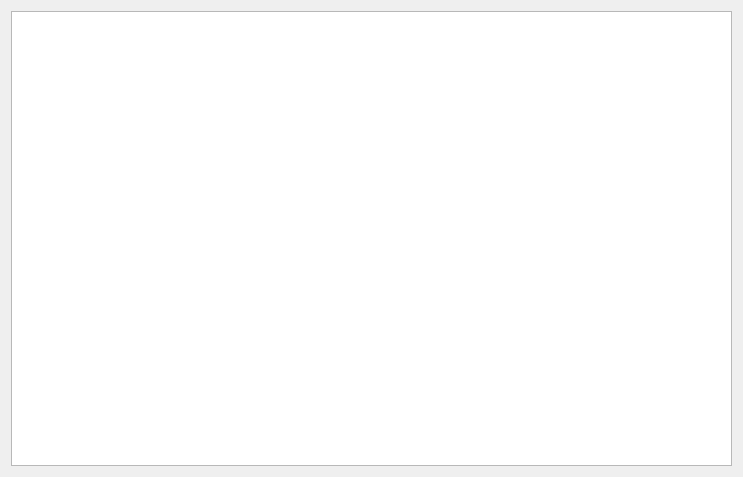
<?xml version="1.0" encoding="UTF-8"?>
<ui version="4.0">
 <class>Form_Arbetien</class>
 <widget class="QWidget" name="Form_Arbetien">
  <property name="geometry">
   <rect>
    <x>0</x>
    <y>0</y>
    <width>743</width>
    <height>477</height>
   </rect>
  </property>
  <property name="windowTitle">
   <string>Form</string>
  </property>
  <layout class="QGridLayout" name="gridLayout">
   <item row="0" column="0">
    <widget class="QTableWidget" name="tableWidget"/>
   </item>
  </layout>
 </widget>
 <resources/>
 <connections/>
</ui>
